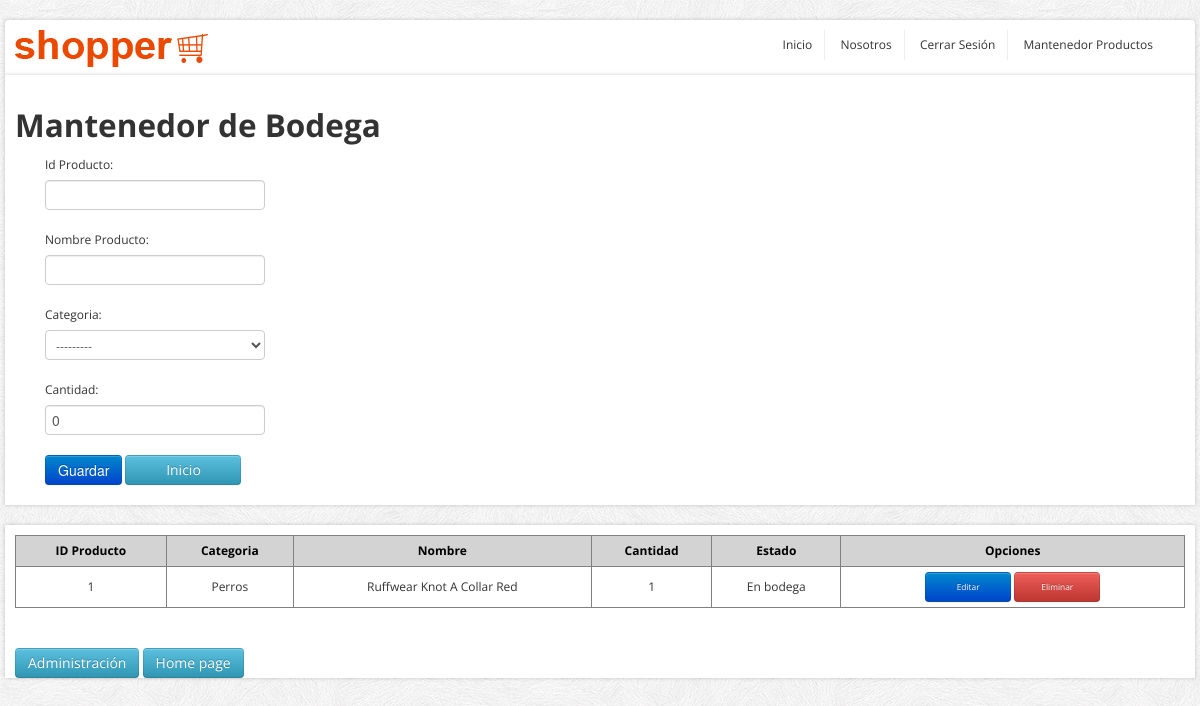
The app's page /maestro_bodega/ins/-1, older data.
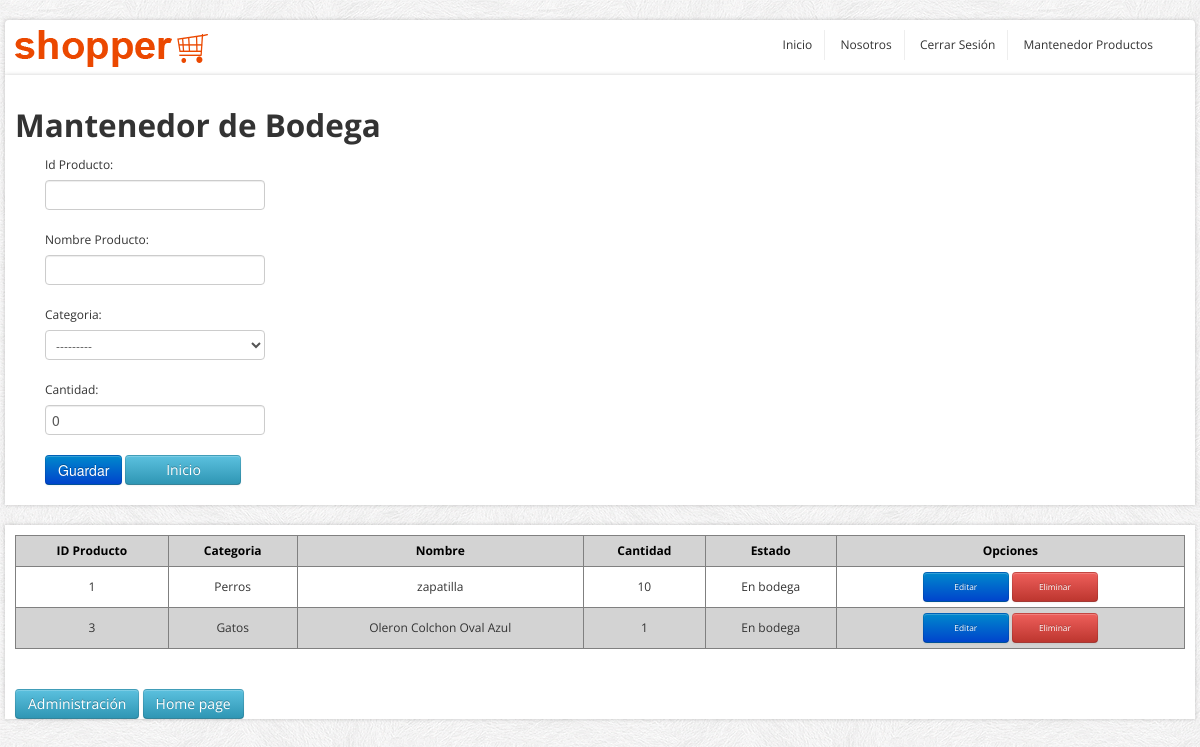
The same page, newer data.
### core/models.py (models this page shows, shortened)
class Producto(models.Model):
    idProducto = models.IntegerField(primary_key=True, verbose_name="Id Producto")
    nomProducto = models.CharField(max_length=80, blank=False, null=False, verbose_name="Nombre Producto")
    descripcion = models.CharField(max_length=300, null=True, blank=True, verbose_name="Descripción")
    precio = models.IntegerField(verbose_name="Precio")
    porcDesctoSubscriptor = models.IntegerField(blank=False, null=False, default=0,verbose_name="Porcentaje Descuento Suscriptor")
    porcDesctoOferta = models.IntegerField(blank=False, null=False, default=0,verbose_name="Porcentaje Descuento Oferta")
    imagen = models.ImageField(upload_to="images/", default="sinfoto.jpg", null=False, blank=False, verbose_name="Imagen Producto")
    cantidad= models.IntegerField(blank=False, null=False, default=0,verbose_name="Cantidad")
    categoria = models.ForeignKey(Categoria, on_delete=models.DO_NOTHING)

class Categoria(models.Model):
    idCategoria = models.IntegerField(primary_key=True, verbose_name="Id de categoría")
    nombreCategoria = models.CharField(max_length=80, blank=False, null=False, verbose_name="Nombre de la categoría")
    def __str__(self):
        return self.nombreCategoria

### core/views.py (the view, shortened to what this page needs)
# urls.py: path('maestro_bodega/<action>/<id>', maestro_bodega, name="maestro_bodega"),
def maestro_bodega(request, action, id):
    data = {"mesg": "", "form": BodegaForm, "action": action, "id": id}
    data["list"] = Producto.objects.all().order_by('idProducto')
    return render(request, "core/maestro_bodega.html", data)

### core/templates/core/maestro_bodega.html (shortened to what this page needs)
{% load static %}
<!DOCTYPE html>
<html lang="en">
	<head>
		<link href="../../static/core/css/bootstrap/css/bootstrap.min.css" rel="stylesheet">
		<link href="../../static/core/css/bootstrap/css/bootstrap-responsive.min.css" rel="stylesheet">
		<link href="../../static/core/css/themes/css/bootstrappage.css" rel="stylesheet"/>
		<link href="../../static/core/css/themes/css/flexslider.css" rel="stylesheet"/>
		<link href="../../static/core/css/themes/css/main.css" rel="stylesheet"/>
		<link href="{% static 'core/css/forms.css'%}" rel="stylesheet">
	</head>
    <body>
		<div id="top-bar" class="container">
			<div class="row container-fluid">
					<ul class="user-menu">
						<div class="pull-left">
							<a href="index.html" class="logo pull-left"><img src="../../static/core/css/themes/images/logo.png" class="site_logo" alt=""></a>
						</div>
						<div class="pull-right">
							<li><a href="{% url 'home' %}">Inicio</a></li>
							<li><a href="{% url 'sobre_nosotros' %}">Nosotros</a></li>
							<li><a href="{% url 'cerrar_sesion' %}">Cerrar Sesión</a></li>
							<li><a href="{% url 'maestro_producto' 'ins' -1 %}">Mantenedor Productos</a></li>
						</div>
					</ul>
			</div>
		</div>
		<div id="wrapper" class="container">
			<section class="main-content">
			    <br>
				<h2><span>Mantenedor de Bodega</span></h2>
                <div class="span5">
					{% if form %}
					<form method="POST" action="" enctype="multipart/form-data" id="formulario">
						<div class="form-group">
							{% csrf_token %} {{ form.as_p }}
						</div>
						<input type="submit" class="btn btn-primary btnwidth" id="id_guardar" value="Guardar">
						<a class="btn btn-info btnwidth" href="{% url 'home' %}">Inicio</a>
					</form>
					{% endif %}
				</div>
			</section>
		</div>
		<div id="wrapper" class="container">
			<section class="main-content">
				{% if list %}
				<table id="tabla_datos">
					<thead>
						<tr>
							<th>ID Producto</th>
							<th>Categoria</th>
							<th>Nombre</th>
							<th>Cantidad</th>
							<th>Estado</th>
							<th class="titulo_boton">Opciones</th>
						</tr>
					</thead>
					<tbody>
						{% for pro in list %}
						<tr>
							<td align="center">{{ pro.idProducto }}</td>
							<td align="center">{{ pro.categoria }}</td>
							<td align="center">{{ pro.nomProducto }}</td>
							<td align="center">{{ pro.cantidad }}</td>
							<td align="center">En bodega</td>
							<td align="center">
								<a href="{% url 'maestro_bodega' 'upd' pro.idProducto %}"
									class="btn btn-primary btn-sm boton_chico">Editar
								</a>
								<a href="{% url 'maestro_bodega' 'del' pro.idProducto %}"
									class="btn btn-danger btn-sm boton_chico">Eliminar
								</a>
							</td>
						</tr>
						{% endfor %}
					</tbody>
				</table>
				{% endif %}
				<br>
				<a href="http://127.0.0.1:8000/admin" class="btn btn-info btn-sm">Administración</a>
				<a href="{% url 'home' %}" class="btn btn-info btn-sm">Home page</a>
			</section>
		</div>
    </body>
</html>

Row changes from the older to the newer data that the page shows:
changed Producto "Perros": nomProducto "Ruffwear Knot A Collar Red" → "zapatilla"; cantidad "1" → "10"
added Producto: idProducto "3", categoria "Gatos", nomProducto "Oleron Colchon Oval Azul", cantidad "1"
